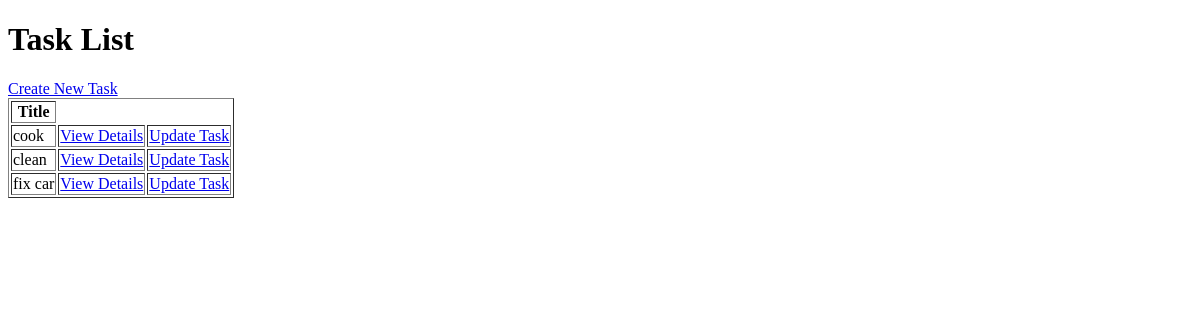
The page /core/ on the database as committed earlier.
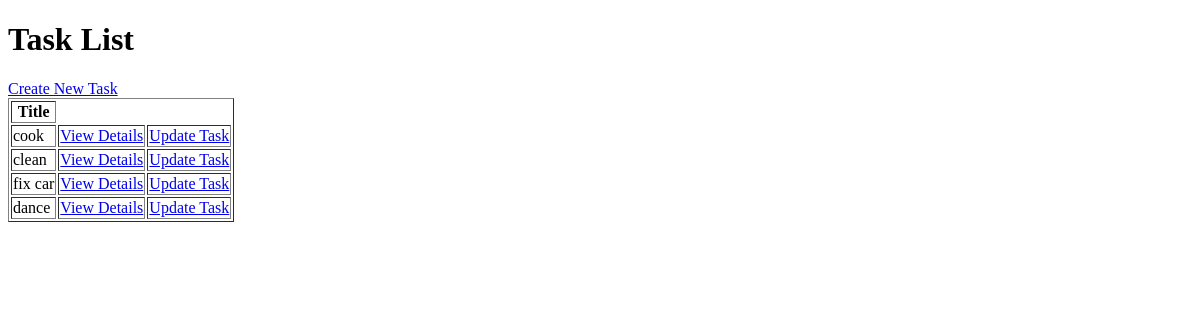
The same page on the database as committed later.
### core/models.py (models this page shows, shortened)
class Task(models.Model):
    user = models.ForeignKey(User, on_delete=models.CASCADE, null=True, blank=True)
    taskname = models.CharField(max_length=255)
    description = models.TextField(null=True,blank=True)
    date = models.DateField(auto_now_add=True)
    completed = models.BooleanField(default=False)
    class Meta:
        order_with_respect_to = 'user'

### core/views.py (the view)
# urls.py: path('',Tasklist.as_view(),name='tasklist'),
class Tasklist(ListView):
    model=Task
    template_name='task_list.html'
    context_object_name='tasks'

### core/templates/task_list.html (shortened to what this page needs)
<!DOCTYPE html>
<html lang="en">
<head>
</head>
<body>
    <h1>Task List</h1>
    <a href="{% url 'Createtask' %}">Create New Task</a>
    <table border="1">
        <thead>
            <tr>
                <th>Title</th>
            </tr>
        </thead>
        <tbody>
            {% for task in tasks %}
            <tr>
                <td>{{ task.taskname }}</td>
                <td><a href="{% url 'taskdetail' task.id %}">View Details</a></td>
                <td><a href="{% url 'updatetask' task.id %}">Update Task</a></td>
            </tr>
            {% endfor %}
        </tbody>
    </table>
</body>
</html>

Rows that differ between the two databases and show on the page:
added Task: taskname "dance"
